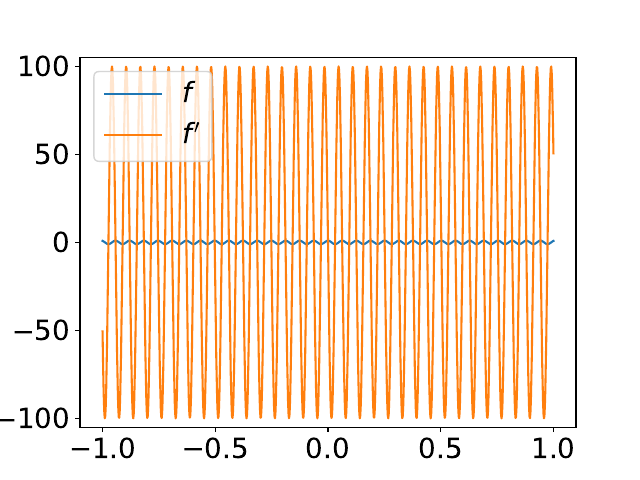

Write Python code to recreate this figure.
#! /usr/bin/env python3

import matplotlib.pyplot as pt
import numpy as np

x = np.linspace(-1, 1, 1000)
alpha = 100
pt.rc("font", size=20)
pt.plot(x, (np.exp(1j*alpha*x)).real, label="$f$")
pt.plot(x, (1j*alpha*np.exp(1j*alpha*x)).real, label="$f'$")
pt.ylim([-alpha-5, alpha+5])
pt.legend()
pt.savefig("diff-complex-exp.pdf")
